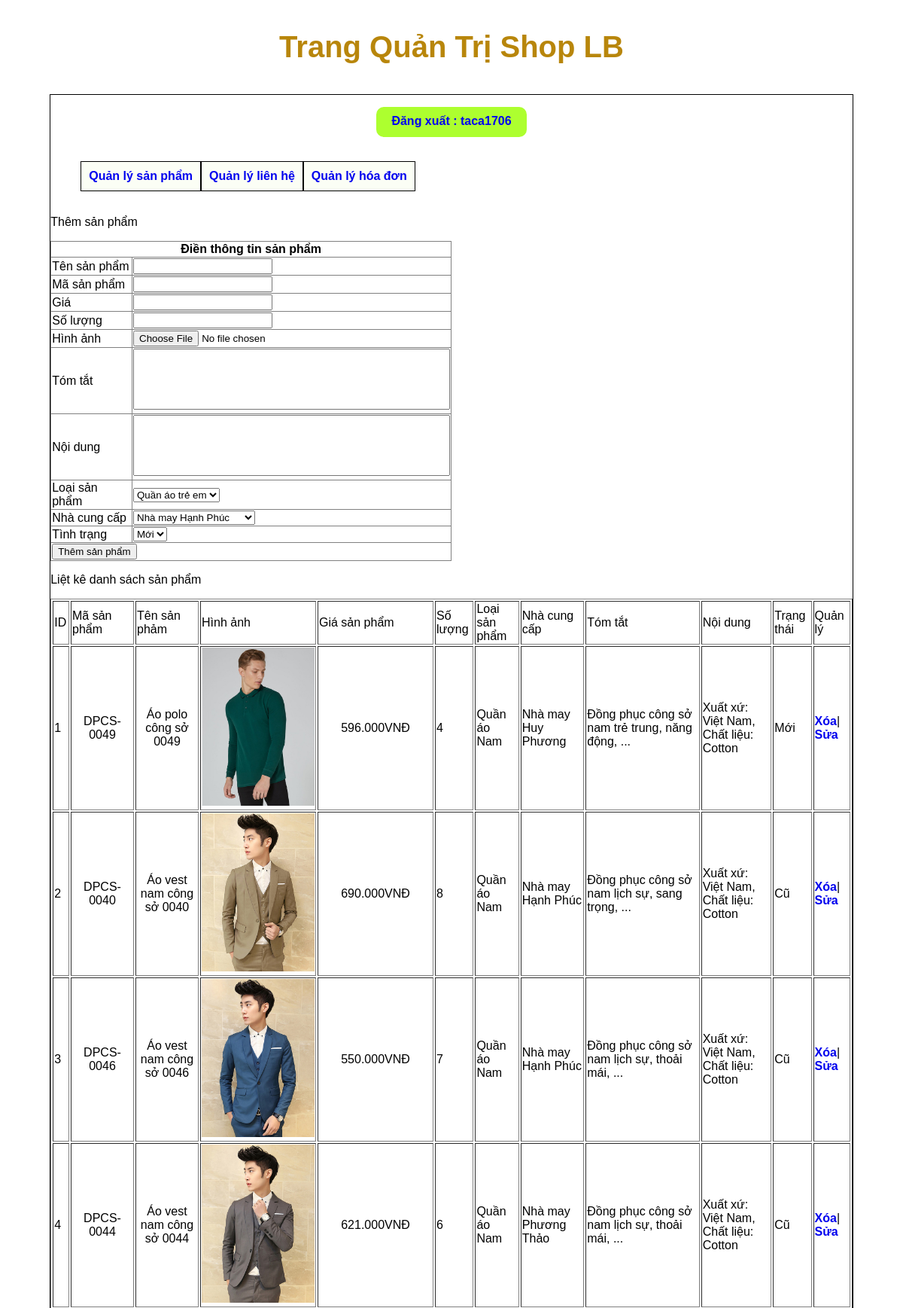
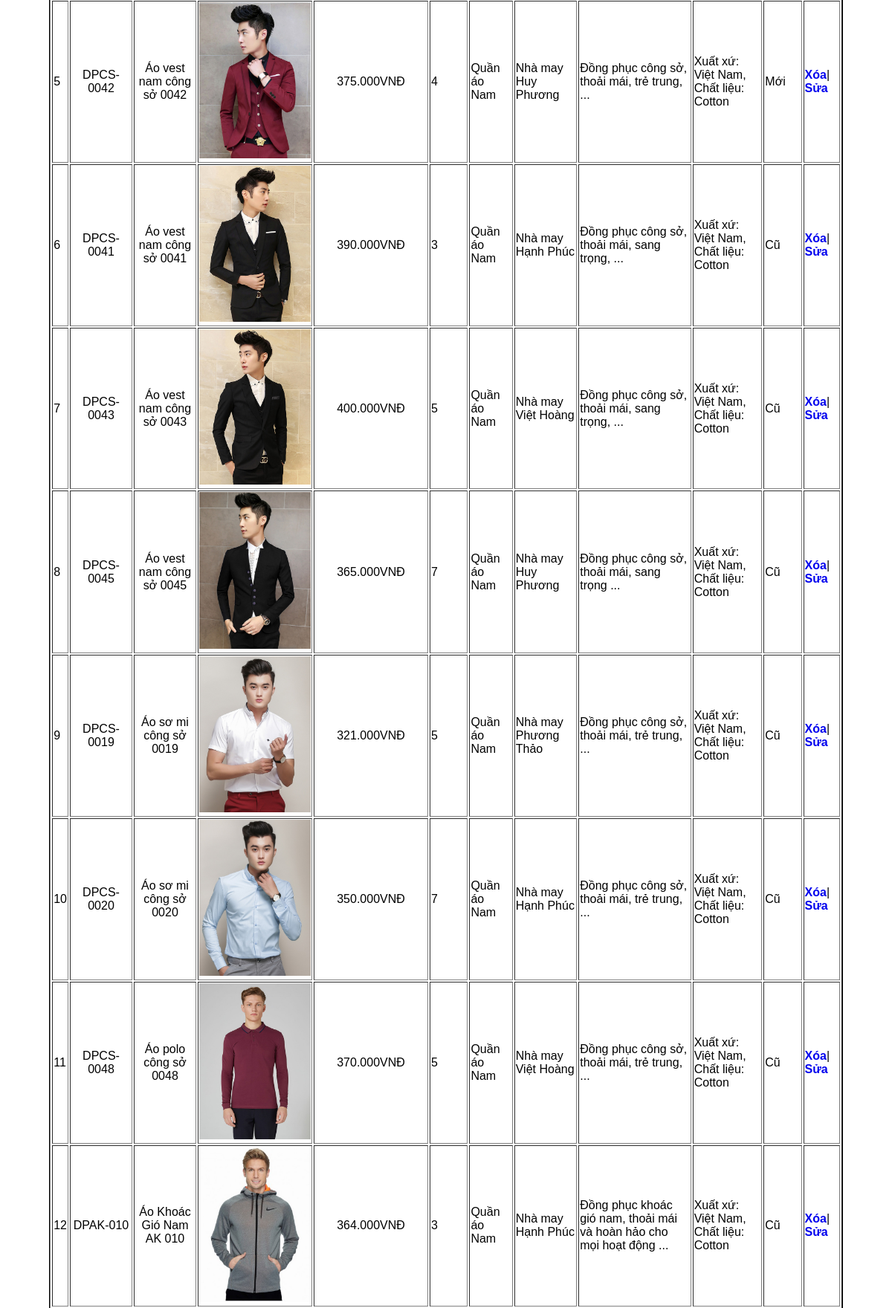
Page /admincp/index.php?action=quanlysanpham&query=them (signed in, upper part) on the committed database (2 pictures, top to bottom).
### tables this page shows
CREATE TABLE `tbl_sanpham` (
  `id_sanpham` int(11) NOT NULL,
  `tensanpham` varchar(100) NOT NULL,
  `masanpham` varchar(100) NOT NULL,
  `giasanpham` float NOT NULL,
  `soluong` int(11) NOT NULL,
  `hinhanh` varchar(100) NOT NULL,
  `tomtat` tinytext NOT NULL,
  `noidung` text NOT NULL,
  `id_loaisanpham` int(11) NOT NULL,
  `id_nhacungcap` int(11) NOT NULL,
  `trangthai` int(11) NOT NULL
);

CREATE TABLE `tbl_loaisanpham` (
  `id_loaisanpham` int(11) NOT NULL,
  `tenloaisanpham` varchar(100) NOT NULL,
  `mota` text NOT NULL
);

CREATE TABLE `tbl_nhacungcap` (
  `id_nhacungcap` int(11) NOT NULL,
  `tennhacungcap` varchar(50) NOT NULL,
  `diachi` varchar(100) NOT NULL,
  `sodienthoai` varchar(15) NOT NULL
);

### admincp/modules/quanlysanpham/lietke.php (the view)
<?php
$sql_lietke_sp = "SELECT * FROM (tbl_sanpham INNER JOIN tbl_loaisanpham ON tbl_sanpham.id_loaisanpham = tbl_loaisanpham.id_loaisanpham) INNER JOIN tbl_nhacungcap ON tbl_sanpham.id_nhacungcap = tbl_nhacungcap.id_nhacungcap ORDER BY id_sanpham DESC";
$result_lietke_sp = mysqli_query($connect, $sql_lietke_sp);
?>
<p>Liệt kê danh sách sản phẩm</p>
<table style="width: 100%;" border="1" style="border-collapse:collapse;">
    <tr>
        <td>ID</td>
        <td>Mã sản phẩm</td>
        <td>Tên sản phảm</td>
        <td>Hình ảnh </td>
        <td>Giá sản phẩm</td>
        <td>Số lượng</td>
        <td>Loại sản phẩm</td>
        <td>Nhà cung cấp</td>
        <td>Tóm tắt</td>
        <td>Nội dung</td>
        <td>Trạng thái</td>
        <td>Quản lý</td>
    </tr>
    <?php
    $i = 0;
    while ($row = mysqli_fetch_array($result_lietke_sp)) {
        $i++;
    ?>
        <tr>
            <td><?= $i ?></td>
            <td style="width:80px;height:150px; text-align: center;">
                <?= $row['masanpham'] ?>
            </td>
            <td style="width:80px;height:150px; text-align: center;">
                <?= $row['tensanpham'] ?>
            </td>
            <td style="width:150px;height:150px;">
                <img src="modules/quanlysanpham/uploads/<?= $row['hinhanh'] ?> " width="100%">
            </td>
            <td style="width:150px;text-align: center;">
                <?= number_format($row['giasanpham'], 0, ',', '.') . 'VNĐ'  ?>
            </td>
            <td><?= $row['soluong'] ?> </td>
            <td><?= $row['tenloaisanpham'] ?> </td>
            <td><?= $row['tennhacungcap'] ?> </td>
            <td><?= $row['tomtat'] ?> </td>
            <td><?= $row['noidung'] ?> </td>
            <td><?php if ($row['trangthai'] == 1) {
                    echo "Mới";
                } else {
                    echo "Cũ";
                } ?>
            </td>
            <td>
                <a href="modules/quanlysanpham/xuly.php?id_sanpham=<?= $row['id_sanpham'] ?>" onclick="return confirm('Bạn có chắc chắn muốn xóa?');">Xóa</a>|
                <a href="?action=quanlysanpham&query=sua&id_sanpham=<?= $row['id_sanpham'] ?>">Sửa</a>
            </td>
        </tr>
    <?php
    }
    ?>
</table>

### admincp/modules/header.php (style rules this page uses)
a { font-weight: bold; }

### admincp/modules/menu.php (style rules this page uses)
* { font-family: 'Poppins', sans-serif; text-decoration: none; }

### rows in the picture
tbl_sanpham: masanpham "DPCS-0049", tensanpham "Áo polo công sở 0049", hinhanh (picture), giasanpham "596.000", soluong "4", id_loaisanpham.tenloaisanpham "Quần áo Nam", id_nhacungcap.tennhacungcap "Nhà may Huy Phương", tomtat "Đồng phục công sở nam trẻ trung, năng động, ...", noidung "Xuất xứ: Việt Nam, Chất liệu: Cotton", trangthai "Mới"
tbl_sanpham: masanpham "DPCS-0040", tensanpham "Áo vest nam công sở 0040", hinhanh (picture), giasanpham "690.000", soluong "8", id_loaisanpham.tenloaisanpham "Quần áo Nam", id_nhacungcap.tennhacungcap "Nhà may Hạnh Phúc", tomtat "Đồng phục công sở nam lịch sự, sang trọng, ...", noidung "Xuất xứ: Việt Nam, Chất liệu: Cotton", trangthai "Cũ"
tbl_sanpham: masanpham "DPCS-0046", tensanpham "Áo vest nam công sở 0046", hinhanh (picture), giasanpham "550.000", soluong "7", id_loaisanpham.tenloaisanpham "Quần áo Nam", id_nhacungcap.tennhacungcap "Nhà may Hạnh Phúc", tomtat "Đồng phục công sở nam lịch sự, thoải mái, ...", noidung "Xuất xứ: Việt Nam, Chất liệu: Cotton", trangthai "Cũ"
tbl_sanpham: masanpham "DPCS-0044", tensanpham "Áo vest nam công sở 0044", hinhanh (picture), giasanpham "621.000", soluong "6", id_loaisanpham.tenloaisanpham "Quần áo Nam", id_nhacungcap.tennhacungcap "Nhà may Phương Thảo", tomtat "Đồng phục công sở nam lịch sự, thoải mái, ...", noidung "Xuất xứ: Việt Nam, Chất liệu: Cotton", trangthai "Cũ"
tbl_sanpham: masanpham "DPCS-0042", tensanpham "Áo vest nam công sở 0042", hinhanh (picture), giasanpham "375.000", soluong "4", id_loaisanpham.tenloaisanpham "Quần áo Nam", id_nhacungcap.tennhacungcap "Nhà may Huy Phương", tomtat "Đồng phục công sở, thoải mái, trẻ trung, ...", noidung "Xuất xứ: Việt Nam, Chất liệu: Cotton", trangthai "Mới"
tbl_sanpham: masanpham "DPCS-0041", tensanpham "Áo vest nam công sở 0041", hinhanh (picture), giasanpham "390.000", soluong "3", id_loaisanpham.tenloaisanpham "Quần áo Nam", id_nhacungcap.tennhacungcap "Nhà may Hạnh Phúc", tomtat "Đồng phục công sở, thoải mái, sang trọng, ...", noidung "Xuất xứ: Việt Nam, Chất liệu: Cotton", trangthai "Cũ"
tbl_sanpham: masanpham "DPCS-0043", tensanpham "Áo vest nam công sở 0043", hinhanh (picture), giasanpham "400.000", soluong "5", id_loaisanpham.tenloaisanpham "Quần áo Nam", id_nhacungcap.tennhacungcap "Nhà may Việt Hoàng", tomtat "Đồng phục công sở, thoải mái, sang trọng, ...", noidung "Xuất xứ: Việt Nam, Chất liệu: Cotton", trangthai "Cũ"
tbl_sanpham: masanpham "DPCS-0045", tensanpham "Áo vest nam công sở 0045", hinhanh (picture), giasanpham "365.000", soluong "7", id_loaisanpham.tenloaisanpham "Quần áo Nam", id_nhacungcap.tennhacungcap "Nhà may Huy Phương", tomtat "Đồng phục công sở, thoải mái, sang trọng ...", noidung "Xuất xứ: Việt Nam, Chất liệu: Cotton", trangthai "Cũ"
tbl_sanpham: masanpham "DPCS-0019", tensanpham "Áo sơ mi công sở 0019", hinhanh (picture), giasanpham "321.000", soluong "5", id_loaisanpham.tenloaisanpham "Quần áo Nam", id_nhacungcap.tennhacungcap "Nhà may Phương Thảo", tomtat "Đồng phục công sở, thoải mái, trẻ trung, ...", noidung "Xuất xứ: Việt Nam, Chất liệu: Cotton", trangthai "Cũ"
tbl_sanpham: masanpham "DPCS-0020", tensanpham "Áo sơ mi công sở 0020", hinhanh (picture), giasanpham "350.000", soluong "7", id_loaisanpham.tenloaisanpham "Quần áo Nam", id_nhacungcap.tennhacungcap "Nhà may Hạnh Phúc", tomtat "Đồng phục công sở, thoải mái, trẻ trung, ...", noidung "Xuất xứ: Việt Nam, Chất liệu: Cotton", trangthai "Cũ"
tbl_sanpham: masanpham "DPCS-0048", tensanpham "Áo polo công sở 0048", hinhanh (picture), giasanpham "370.000", soluong "5", id_loaisanpham.tenloaisanpham "Quần áo Nam", id_nhacungcap.tennhacungcap "Nhà may Việt Hoàng", tomtat "Đồng phục công sở, thoải mái, trẻ trung, ...", noidung "Xuất xứ: Việt Nam, Chất liệu: Cotton", trangthai "Cũ"
tbl_sanpham: masanpham "DPAK-010", tensanpham "Áo Khoác Gió Nam AK 010", hinhanh (picture), giasanpham "364.000", soluong "3", id_loaisanpham.tenloaisanpham "Quần áo Nam", id_nhacungcap.tennhacungcap "Nhà may Hạnh Phúc", tomtat "Đồng phục khoác gió nam, thoải mái và hoàn hảo cho mọi hoạt động ...", noidung "Xuất xứ: Việt Nam, Chất liệu: Cotton", trangthai "Cũ"

### other values in the picture
$_SESSION['dangky'] "taca1706"
form field loaisanpham "Quần áo trẻ em"
form field nhacungcap "Nhà may Hạnh Phúc"
